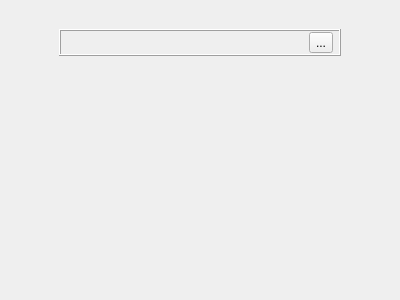
<?xml version="1.0" encoding="UTF-8"?>
<ui version="4.0">
 <class>EntityView</class>
 <widget class="QWidget" name="EntityView">
  <property name="geometry">
   <rect>
    <x>0</x>
    <y>0</y>
    <width>400</width>
    <height>300</height>
   </rect>
  </property>
  <property name="windowTitle">
   <string>Form</string>
  </property>
  <property name="autoFillBackground">
   <bool>true</bool>
  </property>
  <layout class="QVBoxLayout" name="verticalLayout_2">
   <item>
    <widget class="QWidget" name="widget" native="true">
     <layout class="QHBoxLayout" name="horizontalLayout">
      <item>
       <spacer name="horizontalSpacer">
        <property name="orientation">
         <enum>Qt::Horizontal</enum>
        </property>
        <property name="sizeHint" stdset="0">
         <size>
          <width>164</width>
          <height>20</height>
         </size>
        </property>
       </spacer>
      </item>
      <item>
       <widget class="QWidget" name="area" native="true">
        <property name="minimumSize">
         <size>
          <width>300</width>
          <height>0</height>
         </size>
        </property>
        <layout class="QVBoxLayout" name="verticalLayout">
         <item>
          <widget class="QFrame" name="frame">
           <property name="frameShape">
            <enum>QFrame::Box</enum>
           </property>
           <property name="frameShadow">
            <enum>QFrame::Raised</enum>
           </property>
           <layout class="QHBoxLayout" name="horizontalLayout_2">
            <property name="leftMargin">
             <number>1</number>
            </property>
            <property name="topMargin">
             <number>1</number>
            </property>
            <property name="rightMargin">
             <number>6</number>
            </property>
            <property name="bottomMargin">
             <number>1</number>
            </property>
            <item>
             <spacer name="horizontalSpacer_3">
              <property name="orientation">
               <enum>Qt::Horizontal</enum>
              </property>
              <property name="sizeHint" stdset="0">
               <size>
                <width>40</width>
                <height>20</height>
               </size>
              </property>
             </spacer>
            </item>
            <item>
             <widget class="QToolButton" name="btnAddComponent">
              <property name="text">
               <string>...</string>
              </property>
              <property name="icon">
               <iconset resource="crafter.qrc">
                <normaloff>:/images/list-add.png</normaloff>:/images/list-add.png</iconset>
              </property>
             </widget>
            </item>
           </layout>
          </widget>
         </item>
        </layout>
       </widget>
      </item>
      <item>
       <spacer name="horizontalSpacer_2">
        <property name="orientation">
         <enum>Qt::Horizontal</enum>
        </property>
        <property name="sizeHint" stdset="0">
         <size>
          <width>164</width>
          <height>20</height>
         </size>
        </property>
       </spacer>
      </item>
     </layout>
    </widget>
   </item>
   <item>
    <spacer name="verticalSpacer">
     <property name="orientation">
      <enum>Qt::Vertical</enum>
     </property>
     <property name="sizeHint" stdset="0">
      <size>
       <width>20</width>
       <height>40</height>
      </size>
     </property>
    </spacer>
   </item>
  </layout>
 </widget>
 <resources>
  <include location="crafter.qrc"/>
 </resources>
 <connections/>
</ui>
